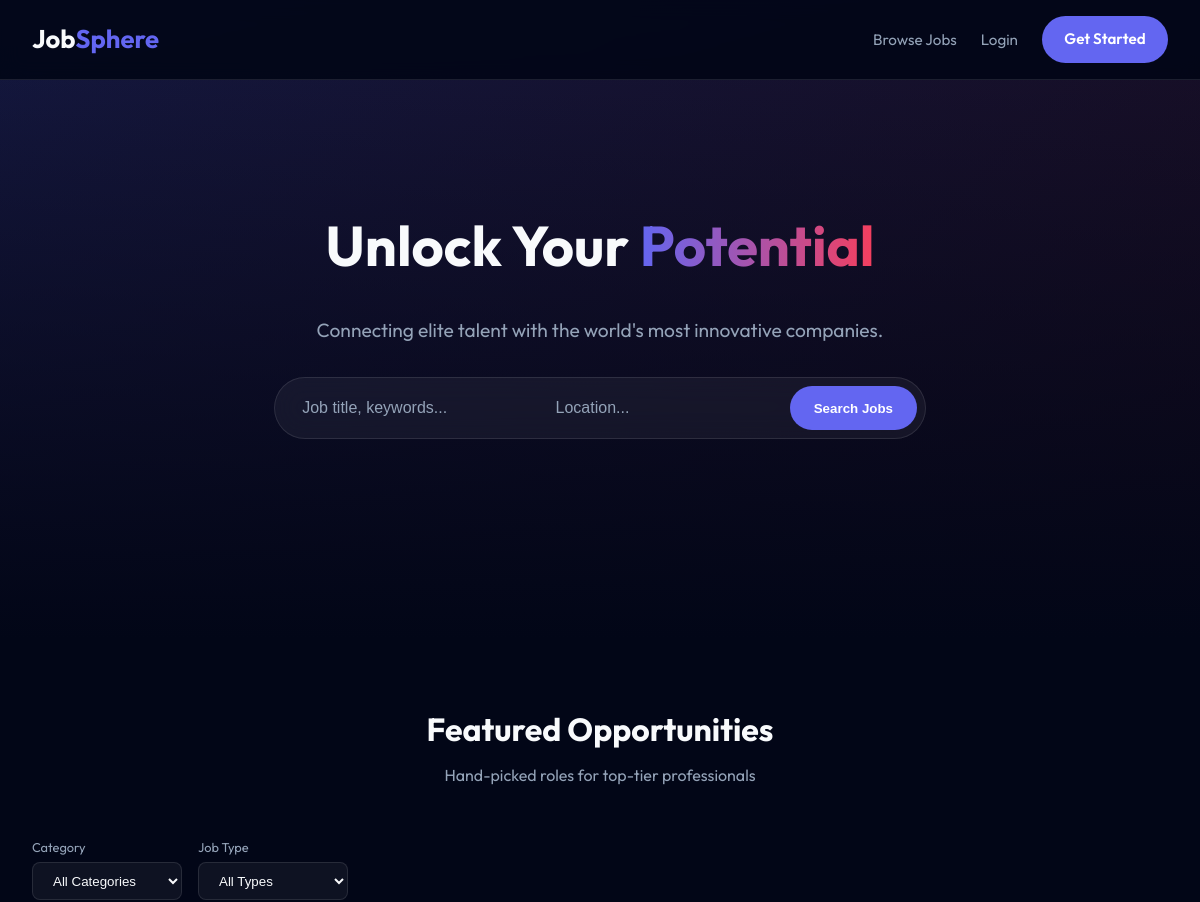
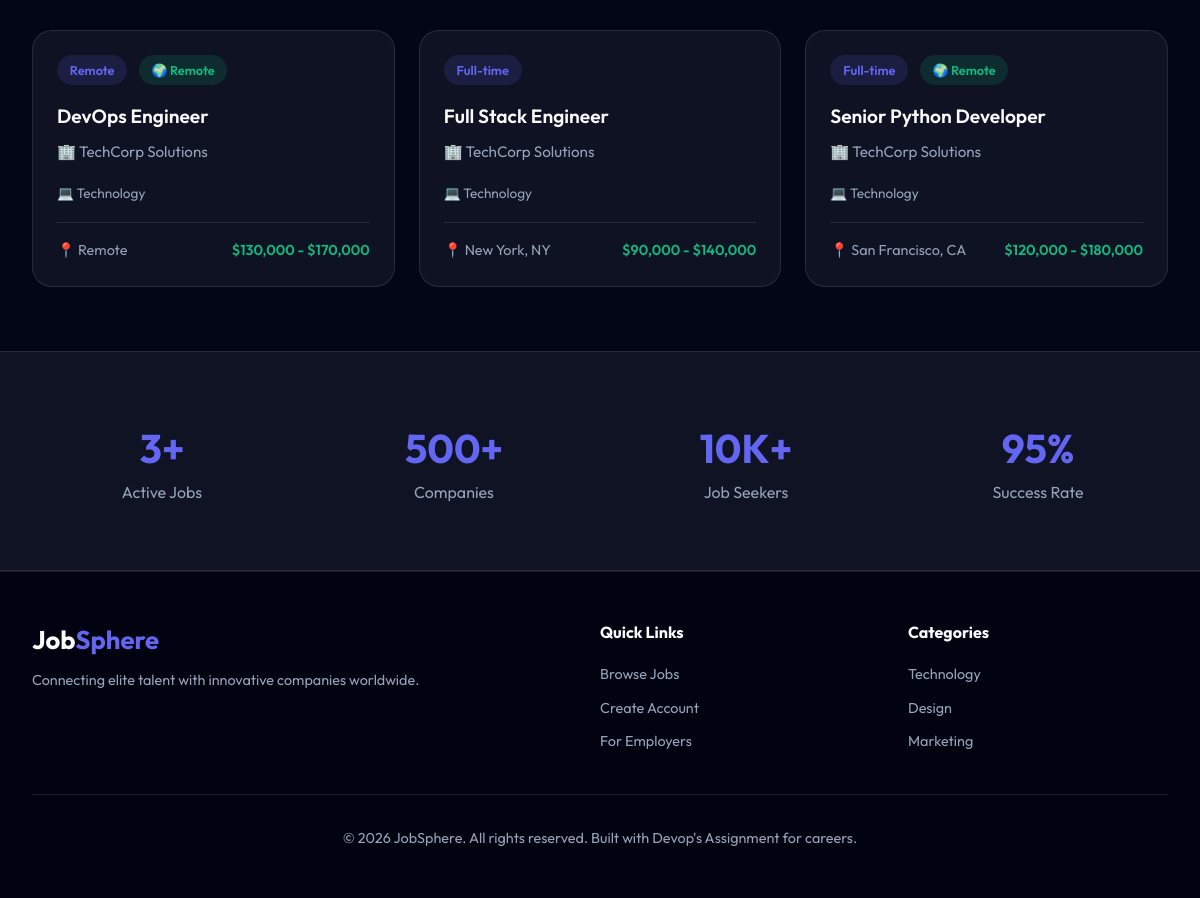
The page / on the database its author committed (2 pictures, top to bottom).
### models.py (models this page shows, shortened)
class Job(db.Model):
    __tablename__ = 'jobs'
    id = db.Column(db.Integer, primary_key=True)
    company_id = db.Column(db.Integer, db.ForeignKey('companies.id'), nullable=False)
    category_id = db.Column(db.Integer, db.ForeignKey('categories.id'))
    title = db.Column(db.String(200), nullable=False)
    description = db.Column(db.Text, nullable=False)
    requirements = db.Column(db.Text)
    responsibilities = db.Column(db.Text)
    location = db.Column(db.String(100))
    job_type = db.Column(db.String(50), default='Full-time')  # Full-time, Part-time, Contract, Remote, Internship
    experience_level = db.Column(db.String(50))  # Entry, Mid, Senior, Lead
    salary_min = db.Column(db.Integer)
    salary_max = db.Column(db.Integer)
    salary_currency = db.Column(db.String(10), default='USD')
    is_remote = db.Column(db.Boolean, default=False)
    is_active = db.Column(db.Boolean, default=True)
    is_approved = db.Column(db.Boolean, default=True)  # Admin approval
    views = db.Column(db.Integer, default=0)
    posted_date = db.Column(db.DateTime, default=datetime.utcnow)
    expiry_date = db.Column(db.DateTime, default=lambda: datetime.utcnow() + timedelta(days=30))
    applications = db.relationship('Application', backref='job', lazy='dynamic', cascade='all, delete-orphan')
    def format_salary(self):
        if self.salary_min and self.salary_max:
            return f"${self.salary_min:,} - ${self.salary_max:,}"
        elif self.salary_min:
            return f"${self.salary_min:,}+"
        elif self.salary_max:
            return f"Up to ${self.salary_max:,}"
        return "Competitive"

class Company(db.Model):
    __tablename__ = 'companies'
    id = db.Column(db.Integer, primary_key=True)
    user_id = db.Column(db.Integer, db.ForeignKey('users.id'), nullable=False)
    name = db.Column(db.String(150), nullable=False)
    description = db.Column(db.Text)
    website = db.Column(db.String(255))
    logo_path = db.Column(db.String(255))
    location = db.Column(db.String(100))
    industry = db.Column(db.String(100))
    size = db.Column(db.String(50))  # e.g., "1-10", "11-50", "51-200", etc.
    founded_year = db.Column(db.Integer)
    created_at = db.Column(db.DateTime, default=datetime.utcnow)
    jobs = db.relationship('Job', backref='company', lazy='dynamic')

class Category(db.Model):
    __tablename__ = 'categories'
    id = db.Column(db.Integer, primary_key=True)
    name = db.Column(db.String(100), nullable=False, unique=True)
    description = db.Column(db.String(255))
    icon = db.Column(db.String(50))  # Icon class name
    jobs = db.relationship('Job', backref='category', lazy='dynamic')

### app.py (the view, shortened to what this page needs)
@app.route('/')
def index():
    page = request.args.get('page', 1, type=int)
    search = request.args.get('search', '')
    location = request.args.get('location', '')
    job_type = request.args.get('job_type', '')
    category_id = request.args.get('category', 0, type=int)
    query = Job.query.filter(
        Job.is_active == True,
        Job.is_approved == True,
        Job.expiry_date > datetime.utcnow()
    )
    if location:
        query = query.filter(Job.location.ilike(f'%{location}%'))
    if job_type:
        query = query.filter(Job.job_type == job_type)
    if category_id:
        query = query.filter(Job.category_id == category_id)
    jobs = query.order_by(Job.posted_date.desc()).paginate(
        page=page, per_page=app.config['JOBS_PER_PAGE'], error_out=False
    )
    categories = Category.query.all()
    return render_template('index.html',
                         jobs=jobs,
                         categories=categories,
                         search=search,
                         location=location,
                         job_type=job_type,
                         category_id=category_id)

### templates/index.html (shortened to what this page needs)
{% extends 'base.html' %}
{% block content %}
<section class="hero">
    <div class="overlay"></div>
    <div class="container hero-content">
        <h1>Unlock Your <span>Potential</span></h1>
        <p>Connecting elite talent with the world's most innovative companies.</p>
        <form class="search-bar" action="{{ url_for('index') }}" method="GET">
            <input type="text" name="search" placeholder="Job title, keywords..." value="{{ search }}"
                id="search-input">
            <input type="text" name="location" placeholder="Location..." value="{{ location }}" class="location-input">
            <button type="submit" class="btn-search">Search Jobs</button>
        </form>
    </div>
</section>
<section class="job-listings" id="jobs">
    <div class="container">
        <div class="section-header">
            <h2>Featured Opportunities</h2>
            <p>Hand-picked roles for top-tier professionals</p>
        </div>
        <div class="filter-bar">
            <form class="filters-form" action="{{ url_for('index') }}" method="GET">
                <div class="filter-group">
                    <label>Category</label>
                    <select name="category" onchange="this.form.submit()">
                        <option value="">All Categories</option>
                    </select>
                </div>
                <div class="filter-group">
                    <label>Job Type</label>
                    <select name="job_type" onchange="this.form.submit()">
                        <option value="">All Types</option>
                    </select>
                </div>
            </form>
        </div>
        <div class="jobs-grid" id="jobs-container">
            {% if jobs.items %}
            {% for job in jobs.items %}
            <a href="{{ url_for('job_detail', job_id=job.id) }}" class="job-card">
                <span class="job-type">{{ job.job_type }}</span>
                {% if job.is_remote %}
                <span class="remote-badge">🌍 Remote</span>
                {% endif %}
                <h3 class="job-title">{{ job.title }}</h3>
                <p class="company-name">🏢 {{ job.company.name }}</p>
                <div class="job-meta">
                    {% if job.category %}
                    <span class="job-category">{{ job.category.icon }} {{ job.category.name }}</span>
                    {% endif %}
                </div>
                <div class="job-details">
                    <span class="job-location">📍 {{ job.location }}</span>
                    <span class="job-salary">{{ job.format_salary() }}</span>
                </div>
            </a>
            {% endfor %}
            {% endif %}
        </div>
    </div>
</section>
<section class="stats-section">
    <div class="container">
        <div class="stats-grid">
            <div class="stat-item">
                <span class="stat-number">{{ jobs.total }}+</span>
                <span class="stat-label">Active Jobs</span>
            </div>
            <div class="stat-item">
                <span class="stat-number">500+</span>
                <span class="stat-label">Companies</span>
            </div>
            <div class="stat-item">
                <span class="stat-number">10K+</span>
                <span class="stat-label">Job Seekers</span>
            </div>
            <div class="stat-item">
                <span class="stat-number">95%</span>
                <span class="stat-label">Success Rate</span>
            </div>
        </div>
    </div>
</section>
{% endblock %}

### templates/base.html (shortened to what this page needs)
<!DOCTYPE html>
<html lang="en">
<head>
    <link rel="stylesheet" href="{{ url_for('static', filename='css/styles.css') }}">
</head>
<body>
    <header class="navbar">
        <div class="container">
            <a href="{{ url_for('index') }}" class="logo">Job<span>Sphere</span></a>
            <nav>
                <ul>
                    <li><a href="{{ url_for('index') }}#jobs">Browse Jobs</a></li>
                    {% if current_user.is_authenticated %}
                    {% if current_user.is_jobseeker() %}
                    <li><a href="{{ url_for('ats') }}">ATS Checker</a></li>
                    <li><a href="{{ url_for('my_applications') }}">My Applications</a></li>
                    <li><a href="{{ url_for('profile') }}">Profile</a></li>
                    {% elif current_user.is_employer() %}
                    <li><a href="{{ url_for('employer_dashboard') }}">Dashboard</a></li>
                    <li><a href="{{ url_for('employer_jobs') }}">My Jobs</a></li>
                    {% elif current_user.is_admin() %}
                    <li><a href="{{ url_for('admin_dashboard') }}">Admin Hub</a></li>
                    {% endif %}
                    <li class="user-greeting">Hi, <span>{{ current_user.name.split(' ')[0] }}</span></li>
                    <li><a href="{{ url_for('logout') }}">Logout</a></li>
                    {% else %}
                    <li><a href="{{ url_for('login') }}">Login</a></li>
                    <li><a href="{{ url_for('register') }}" class="btn-primary">Get Started</a></li>
                    {% endif %}
                </ul>
            </nav>
        </div>
    </header>
    <main>
        {% block content %}{% endblock %}
    </main>
    <footer>
        <div class="container">
            <div class="footer-content">
                <div class="footer-brand">
                    <a href="/" class="logo">Job<span>Sphere</span></a>
                    <p>Connecting elite talent with innovative companies worldwide.</p>
                </div>
                <div class="footer-links">
                    <h4>Quick Links</h4>
                    <ul>
                        <li><a href="{{ url_for('index') }}">Browse Jobs</a></li>
                        <li><a href="{{ url_for('register') }}">Create Account</a></li>
                        <li><a href="#">For Employers</a></li>
                    </ul>
                </div>
                <div class="footer-links">
                    <h4>Categories</h4>
                    <ul>
                        <li><a href="#">Technology</a></li>
                        <li><a href="#">Design</a></li>
                        <li><a href="#">Marketing</a></li>
                    </ul>
                </div>
            </div>
            <div class="footer-bottom">
                <p>&copy; 2026 JobSphere. All rights reserved. Built with Devop's Assignment for careers.</p>
            </div>
        </div>
    </footer>
</body>
</html>

### rows shown on the page
Job: job_type "Remote", is_remote "🌍 Remote", title "DevOps Engineer", company.name "TechCorp Solutions", category.icon "💻", category.name "Technology", location "Remote", format_salary "$130,000 - $170,000"
Job: job_type "Full-time", title "Full Stack Engineer", company.name "TechCorp Solutions", category.icon "💻", category.name "Technology", location "New York, NY", format_salary "$90,000 - $140,000"
Job: job_type "Full-time", is_remote "🌍 Remote", title "Senior Python Developer", company.name "TechCorp Solutions", category.icon "💻", category.name "Technology", location "San Francisco, CA", format_salary "$120,000 - $180,000"

### other values the page prints
{{ jobs.total }} "3"
